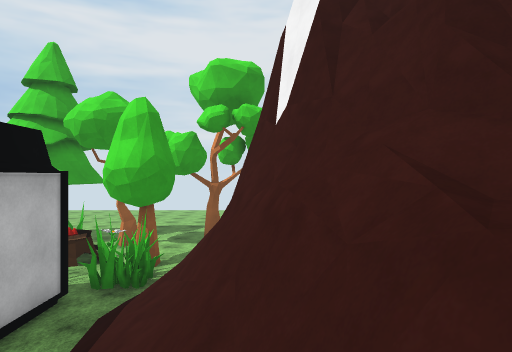
[1] (above)

24 first-person views from a walk through a 3-D level made in the Unity game engine. The camera is 1.4 m above the floor, looks level and sees 75° across. The floor is counted in squares, 2 m on a side. Each view is taken from the middle of a square. On the plan, view 1 faces up. The plan holds only what a view shows up to about 10 squares ahead; the rest is blank. The place goes on beyond the plan. The player is left out. Some animated figures are left out. Surface patterns are stand-ins for the level's own textures.

[2]
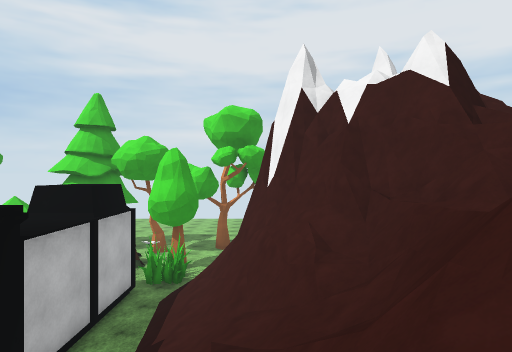

[3]
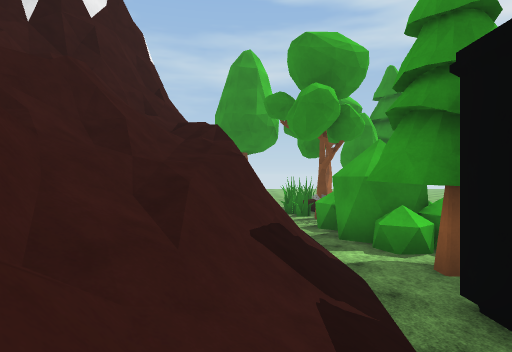

[4]
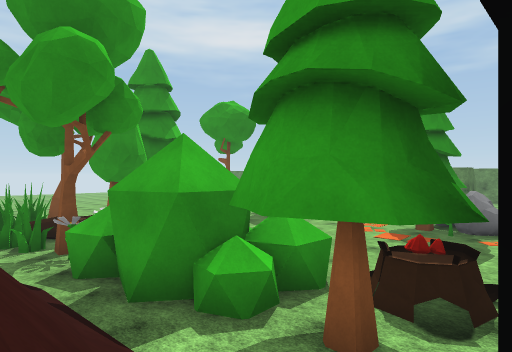

[5]
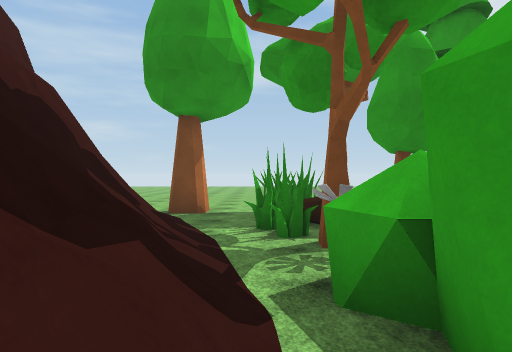

[6]
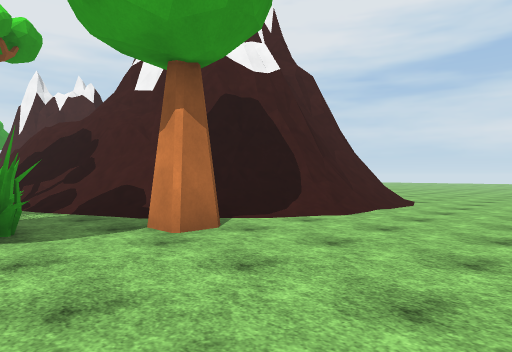

[7]
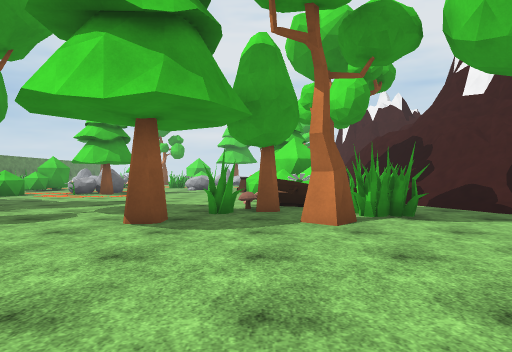

[8]
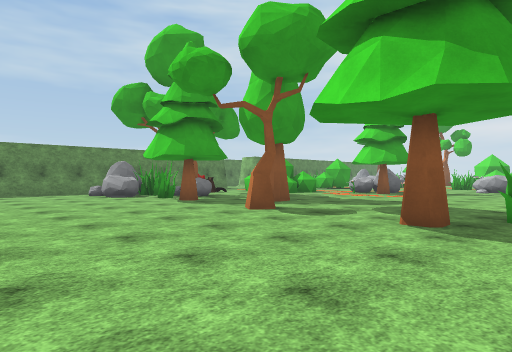

[9]
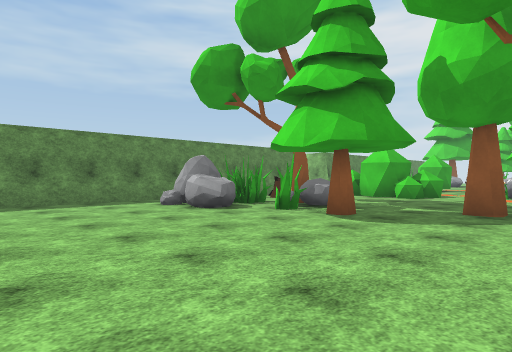

[10]
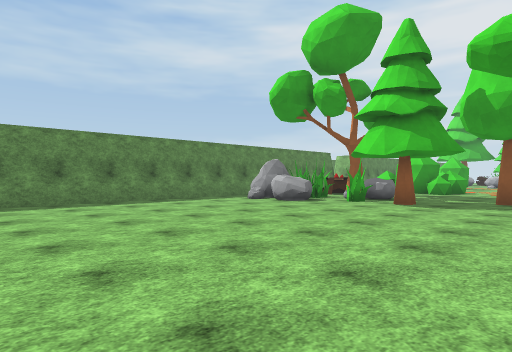

[11]
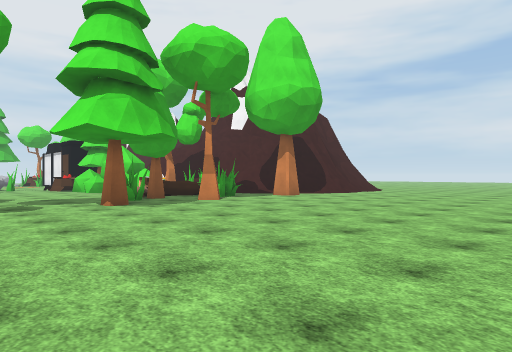

[12]
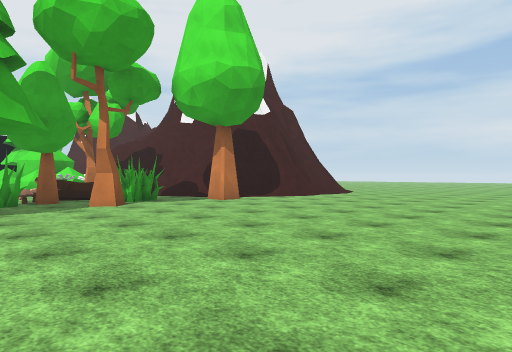

[13]
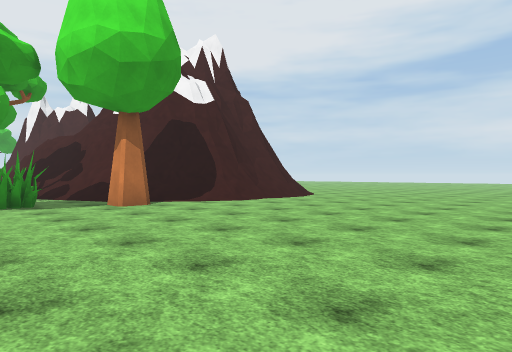

[14]
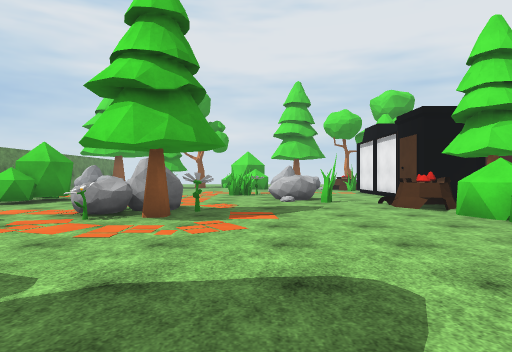

[15]
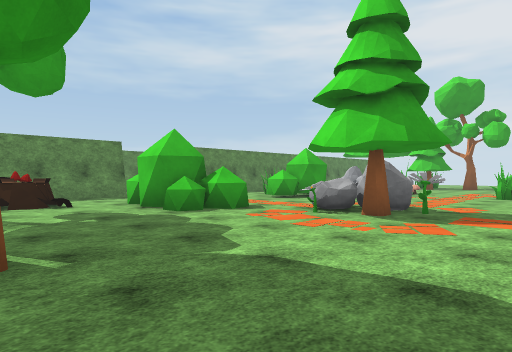

[16]
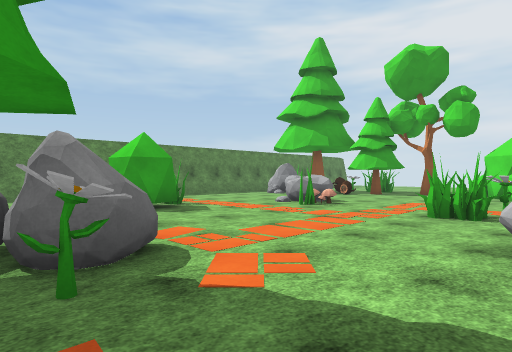

[17]
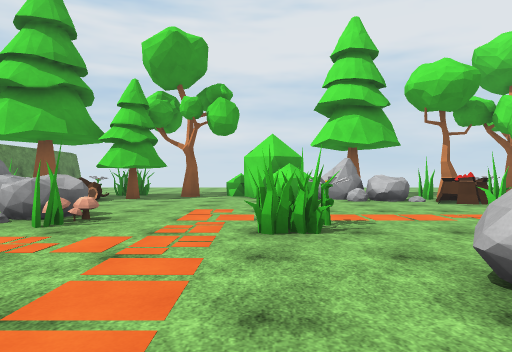

[18]
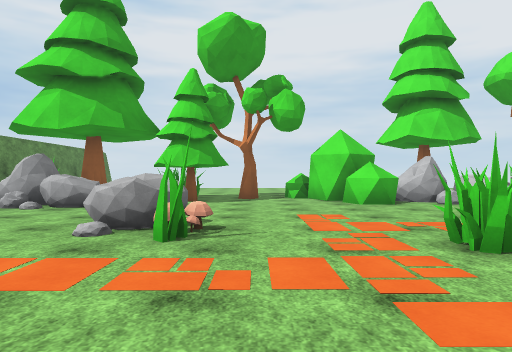

[19]
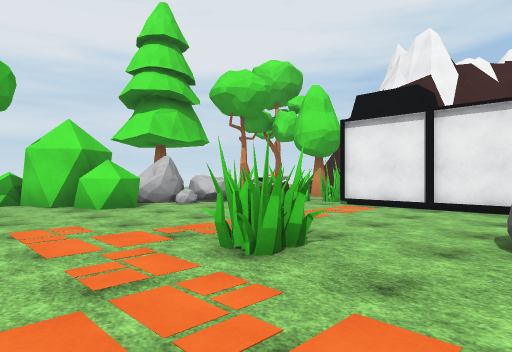

[20]
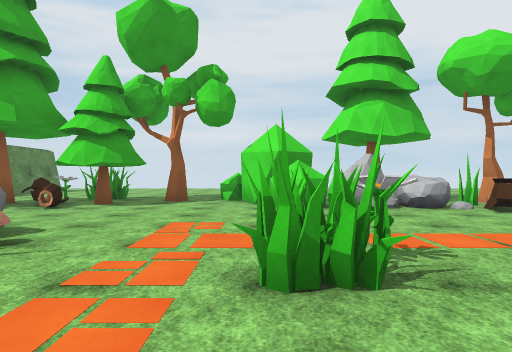

[21]
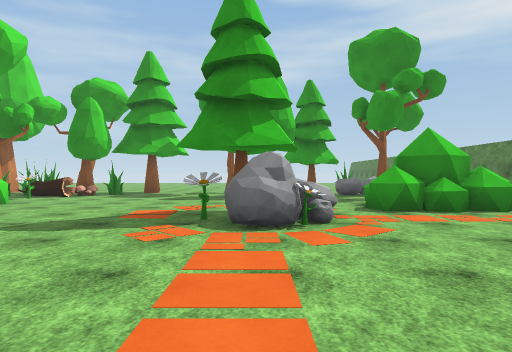

[22]
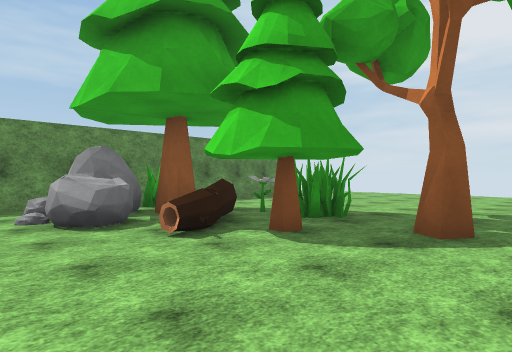

[23]
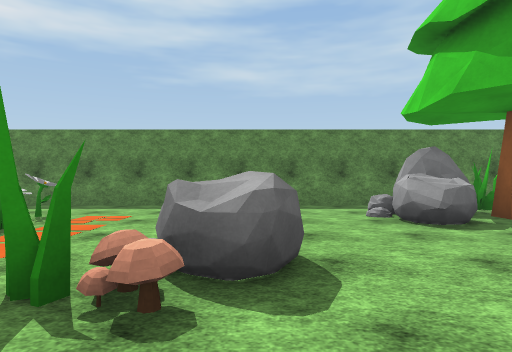

[24]
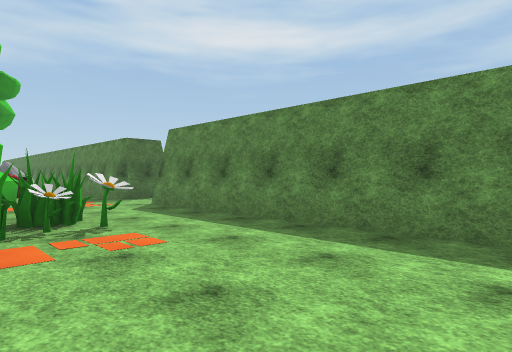

### Floor plan
Key: @ floor where view 1 was taken; # wall or solid block; x gap in a wall; . main floor; : floor 5.25 m higher than the main floor; / step, stairs or slope; = window, fence, low wall or low ledge; ^ raised ledge; T pine tree; R tree; F flower; O other object.
Columns run from 19 left of view 1 to 8 right of it. Each row starts with its distance up from view 1.
 16       ..
 15     ....
 14     ....
 13  .. ....
 12 #.......
 11 #..###..^#
 10 ##.T#..#.##.  .R..
  9 ##TT^T....#^#^## .
  8 ###^.=....^..^###.
  7 #.#=..........###.
  6 #..............####
  5 #....^^........##/#
  4 #....=#...#....##/#^^
  3 #........##....##//^#^
  2 #..............##//=#^
  1 #.F##......^..O##///==^
  0 #..##......=#..##//@==
 -1 #.. ^.........#../=/=:
 -2 .. ....###....xT./#/==^
 -3 .. ....^T.....##^/#/=^
 -4 ..#^#^.F......^##/#==^
 -5  .=###........=##/==^
 -6 #..............#^.#^^
 -7 ###............##./^^
 -8   #...........=^##//^
 -9   ###^..#....#R.^#./#^
-10   ###.T.........##.//#^^=##
-11 ###^.....R..T..R...#/=##//=
-12 #.#=..................//....
-13 #...........................
-14 #..........................
-15 #.........................
-16 #..........................
-17 #..........................
-18 #.........................
-19      ...............

Positions as (right, up) in squares from view 1, and headings:
1: (0, 0), facing up
2: (0, -3), facing up
3: (-1, 3), facing down
4: (-1, 0), facing down-left
5: (-2, -3), facing down
6: (-3, -15), facing up-right
7: (-5, -16), facing up
8: (-5, -16), facing up-left
9: (-10, -16), facing up-left
10: (-10, -19), facing up-left
11: (-10, -19), facing up-right
12: (-7, -19), facing up-right
13: (-4, -19), facing up-right
14: (-9, -9), facing up
15: (-8, -9), facing up-left
16: (-8, -3), facing up-left
17: (-10, -1), facing up
18: (-12, 0), facing up
19: (-12, 1), facing up-right
20: (-10, 1), facing up
21: (-11, 3), facing down
22: (-11, 6), facing up-left
23: (-11, 5), facing left
24: (-15, 6), facing down-left
